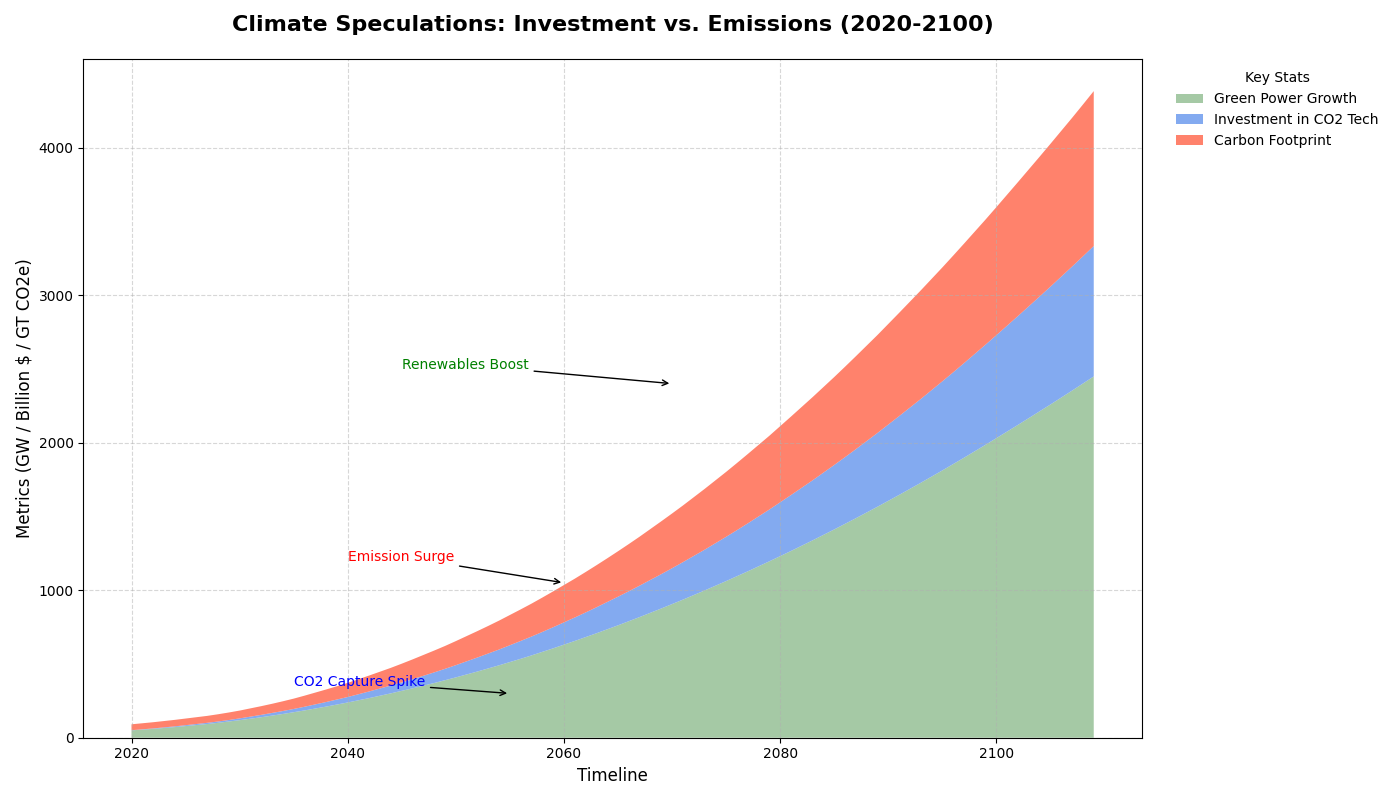

Recreate this plot in Python.
import numpy as np
import matplotlib.pyplot as plt

years = np.arange(2020, 2110)

carbon_emissions = np.array([
    40, 41, 42, 43, 44, 45, 46, 47, 49, 51, 
    53, 56, 59, 62, 66, 70, 75, 80, 85, 90, 
    96, 102, 108, 114, 120, 127, 134, 141, 148, 155, 
    163, 171, 179, 187, 196, 205, 214, 223, 233, 243, 
    253, 263, 274, 285, 296, 308, 320, 332, 345, 358, 
    371, 384, 398, 412, 426, 440, 455, 470, 485, 500, 
    516, 532, 548, 564, 580, 596, 613, 630, 647, 664, 
    682, 700, 718, 736, 754, 772, 791, 810, 829, 848, 
    868, 888, 908, 928, 948, 968, 988, 1008, 1029, 1050
])

renewable_energy = np.array([
    50, 55, 60, 66, 72, 79, 86, 93, 101, 110, 
    119, 129, 139, 150, 161, 173, 185, 198, 211, 225, 
    239, 254, 269, 285, 301, 318, 335, 353, 371, 390, 
    409, 429, 449, 470, 491, 513, 535, 558, 582, 606, 
    631, 656, 682, 708, 735, 762, 790, 818, 847, 876, 
    906, 936, 967, 998, 1030, 1062, 1095, 1128, 1162, 1196, 
    1231, 1266, 1302, 1338, 1375, 1412, 1450, 1488, 1527, 1566, 
    1606, 1646, 1687, 1728, 1770, 1812, 1855, 1898, 1942, 1986, 
    2031, 2076, 2121, 2167, 2213, 2259, 2306, 2353, 2401, 2449
])

carbon_capture_investment = np.array([
    1, 2, 3, 4, 5, 6, 7, 8, 9, 10, 
    12, 14, 16, 18, 20, 22, 25, 28, 31, 34, 
    37, 41, 45, 49, 53, 57, 62, 67, 72, 77, 
    83, 89, 95, 101, 107, 114, 121, 128, 135, 143, 
    151, 159, 167, 176, 185, 194, 203, 213, 223, 233, 
    243, 254, 265, 276, 288, 300, 312, 325, 338, 351, 
    365, 379, 393, 407, 422, 437, 452, 468, 484, 500, 
    517, 534, 551, 568, 586, 604, 622, 641, 660, 679, 
    698, 718, 738, 758, 778, 799, 820, 841, 862, 884
])

fig, ax = plt.subplots(figsize=(14, 8))

ax.stackplot(years, renewable_energy, carbon_capture_investment, carbon_emissions, 
             labels=['Green Power Growth', 'Investment in CO2 Tech', 'Carbon Footprint'], 
             colors=['#8FBC8F', '#6495ED', '#FF6347'], alpha=0.8)

ax.set_title('Climate Speculations: Investment vs. Emissions (2020-2100)', fontsize=16, fontweight='bold', pad=20)
ax.set_xlabel('Timeline', fontsize=12)
ax.set_ylabel('Metrics (GW / Billion $ / GT CO2e)', fontsize=12)
ax.legend(loc='upper left', bbox_to_anchor=(1.02, 1), title='Key Stats', fontsize=10, frameon=False)
ax.grid(linestyle='--', alpha=0.5)

ax.annotate('Emission Surge', xy=(2060, 1050), xytext=(2040, 1200),
            arrowprops=dict(facecolor='red', arrowstyle='->'),
            fontsize=10, color='red')

ax.annotate('Renewables Boost', xy=(2070, 2400), xytext=(2045, 2500),
            arrowprops=dict(facecolor='green', arrowstyle='->'),
            fontsize=10, color='green')

ax.annotate('CO2 Capture Spike', xy=(2055, 300), xytext=(2035, 350),
            arrowprops=dict(facecolor='blue', arrowstyle='->'),
            fontsize=10, color='blue')

plt.tight_layout()
plt.show()
